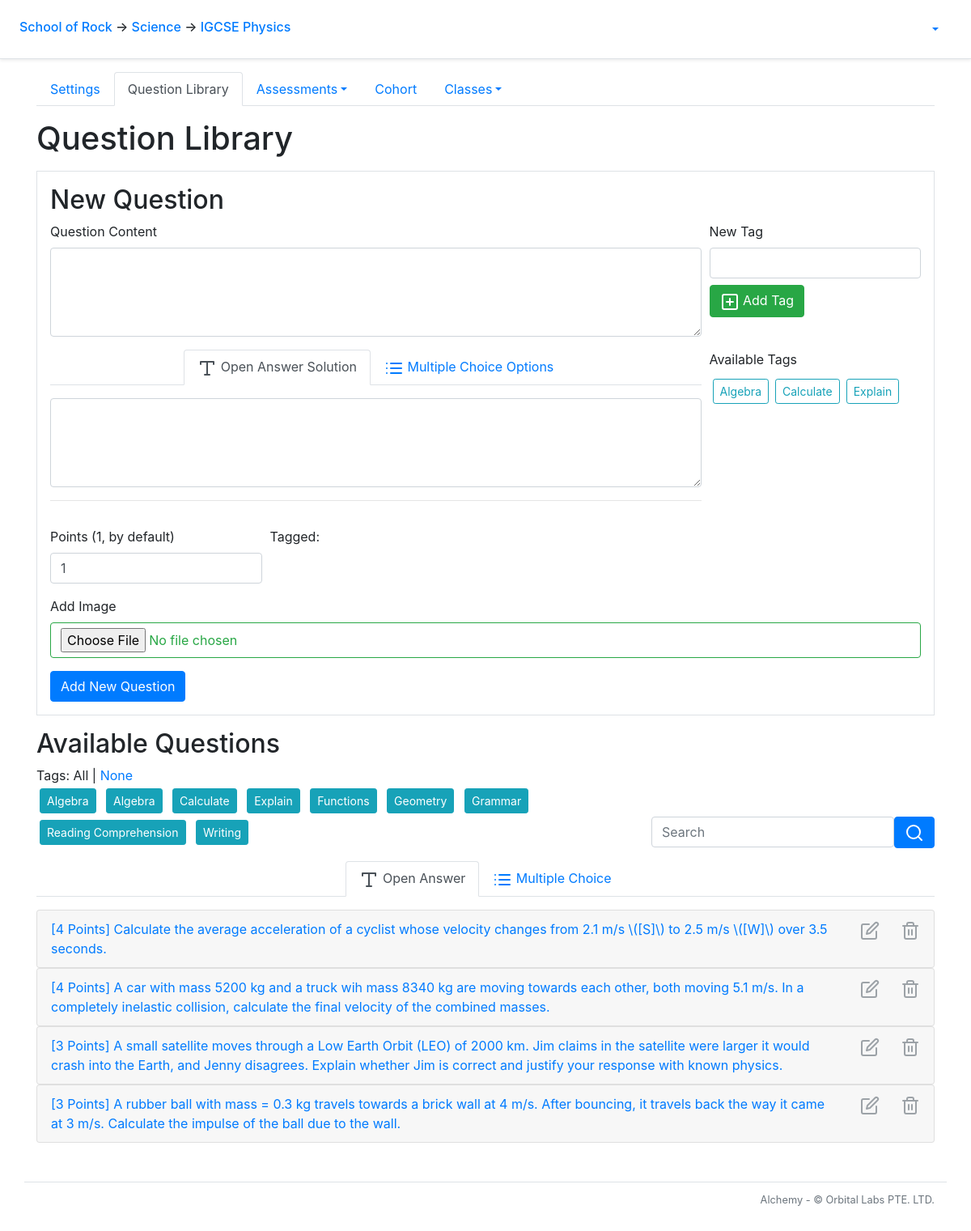
The app's page /course/1/library/ with its own data.
### alchemy/models.py (models this page shows, shortened)
class School(db.Model):
    __tablename__ = 'school'
    id = db.Column(db.Integer, primary_key=True)
    name = db.Column(db.String(50))
    departments = db.relationship('Department', backref='school')
    snapshots = db.relationship('Snapshot', backref='school')

class Department(db.Model):
    __tablename__ = 'department'
    id = db.Column(db.Integer, primary_key=True)
    name = db.Column(db.String(50))
    school_id = db.Column(db.Integer, db.ForeignKey('school.id'))
    courses = db.relationship('Course', backref='department')

class Course(db.Model):
    __tablename__ = 'course'
    id = db.Column(db.Integer, primary_key=True)
    name = db.Column(db.String(20), nullable=False)
    department_id = db.Column(db.Integer, db.ForeignKey('department.id'))
    questions = db.relationship('Question', backref = 'q_course')
    tags = db.relationship('Tag', backref='tag_course')
    clazzes = db.relationship('Clazz', backref='course')
    papers = db.relationship('Paper', backref='course')
    grade_levels = db.relationship('GradeLevel', backref='grade_levels')
    assessment_categories = db.relationship('AssessmentCategory', backref='assessment_categories')
    checkpoints = db.relationship('Checkpoint', backref='course')

class Tag(db.Model):
    __tablename__ = 'tag'
    id = db.Column(db.Integer, primary_key=True)
    name = db.Column(db.String(120), nullable=False)
    course_id = db.Column(db.Integer, db.ForeignKey('course.id'), nullable=False)
    questions = db.relationship('Question', secondary=questions_tags, back_populates='tags')

class Question(db.Model):
    __tablename__ = 'question'
    id = db.Column(db.Integer, primary_key=True)
    content = db.Column(db.String(), nullable=False)
    all_solutions = db.relationship('Solution',
            backref="question",
            order_by='Solution.order_number',
            collection_class=ordering_list('order_number'))
    correct_solution_index = db.Column(db.Integer)
    points = db.Column(db.Float(), nullable=False)
    course_id = db.Column(db.Integer, db.ForeignKey('course.id'), nullable=False)
    tags = db.relationship('Tag', secondary=questions_tags, back_populates='questions')
    papers = db.relationship('PaperQuestion', back_populates='question')
    scores = db.relationship('Score', backref='question')
    image_id = db.Column(db.Integer, db.ForeignKey('image.id'))
    image = db.relationship("Image", back_populates='questions')
    def get_solution(self):
        if len(self.all_solutions) == 0:
            raise ValueError('all_solutions should never be empty')
        if len(self.all_solutions) == 1:
            return self.all_solutions[0]
        if self.correct_solution_index is None:
            print(f'Error, question {self.id} has multiple solution but no correct_solution_index')
            return None
        if self.correct_solution_index >= len(self.all_solutions):
            print(f'Error, question {self.id} has correct_solution_index={correct_solution_index} but only {len(self.all_solutions)} solutions')
            return None
        return self.all_solutions[self.correct_solution_index]
    def is_multiple_choice(self):
        return len(self.all_solutions) > 1
    def describe_solution(self, solution):
        for i in range(len(self.all_solutions)):
            if len(self.all_solutions)>1:
                if self.all_solutions[i] == solution:
                    label = string.ascii_uppercase[i]
                    return f'{label}) {solution.content}'
            else:
                if self.all_solutions[i] == solution:
                    return f'{solution.content}'
        return solution.content
    @staticmethod
    def mcq_choice_prefixes(prefixes_range):
        prefixes = []
        for i in range(prefixes_range):
            prefixes.append((string.ascii_uppercase[i], ''))
        return prefixes

### alchemy/views/library.py (the view)
@bp_library.route('/')
@auth_manager.require_group
def index():
    form = forms.NewQuestionForm()
    form.init_fields(g.course)
    all_tags = db.session.query(models.Tag).order_by(models.Tag.name).all()
    return flask.render_template('course/library/index.html', new_question_form = form, all_course_tags = all_tags, tab=flask.request.args.get('tab'))

### alchemy/views/forms.py
class NewQuestionForm(FlaskForm):
    content = TextAreaField('Question Content', validators = [DataRequired(),])
    solution = TextAreaField('Question Solution', id='new_question_solution')
    points = FloatField('Points (1, by default)', validators = [InputRequired(), NumberRange(min = 1, max = 50)], default = 1)
    hidden_mcq_choices = HiddenField(id='new_question_hidden_mcq_choices')
    hidden_correct_mcq_choice_label = HiddenField(id='new_question_hidden_correct_mcq_choice_label')
    hidden_course_tags = HiddenField(id='new_question_hidden_course_tags')
    hidden_question_tags = HiddenField(id='new_question_hidden_question_tags')
    new_tag = StringField('New Tag', id='new_question_new_tag')
    image = FileField('Add Image')
    submit = SubmitField('Add New Question', id='new_question_submit')
    def init_fields(self, course):
        self.hidden_course_tags.data = build_course_tag_string(course)
        self.hidden_mcq_choices.data = json.dumps([ {'choice_label': choice_label, 'choice_text': choice_text } for (choice_label, choice_text) in models.Question.mcq_choice_prefixes(4) ])

### alchemy/__init__.py (called while the page is built)
@application.template_filter('prettify_number')
def prettify_number(arg):
    if arg is None:
        return ''
    if type(arg) == float and int(arg) == arg:
        return int(arg)
    return arg

@application.template_filter('filter_open_answer_questions')
def filter_open_answer_questions(questions):
    return [q for q in questions if not q.is_multiple_choice()]

@application.template_filter('filter_mcqs')
def filter_open_answer_questions(questions):
    return [q for q in questions if q.is_multiple_choice()]

### alchemy/auth_manager.py (called while the page is built)
def auth_enabled():
    return False

def require_group(func):
    @functools.wraps(func)
    def deco(*args, **kwargs):
        if not auth_enabled():
            g.current_user = None
        elif flask_jwt_extended.verify_jwt_in_request(optional=True):
            g.current_user = flask_jwt_extended.get_current_user()
        else:
            flask.abort(401)
        return func(*args, **kwargs)
    return deco

### alchemy/models.py (called while the page is built)
    @sqlalchemy.orm.reconstructor
    def __paper_construct__(self):
        self.build_profile()

### alchemy/views/clazz.py (called while the page is built)
@bp_clazz.url_defaults
def url_defaults(endpoint, values):
    if 'clazz_id' not in values:
        values['clazz_id'] = g.clazz.id

### alchemy/views/course.py (called while the page is built)
@bp_course.url_defaults
def url_defaults(endpoint, values):
    if 'course_id' not in values:
        values['course_id'] = g.course.id

### alchemy/templates/course/library/index.html (shortened to what this page needs)
{% extends "course/layout.html" %}
{% block course_main_content %}
<main role="main">
  <h1 class="my-3">Question Library</h1>
  <div class="border p-3 mb-3">
    <h2>New Question</h2>
    {% import "course/library/question_form_macro.html" as question_form %}
    {{ question_form.render_question_form(new_question_form, "new_question_", url_for('course.library.add_question'), "") }}
  </div>
  <h2 id="available_questions_header">Available Questions</h2>
  {% import "course/question_filter_macro.html" as library_filter %}
  {{ library_filter.render_filter_options('question_accordion_container', 'available_questions_header', g.course.id, 0, all_course_tags) }}
  <div id="question_accordion_container">
    {% import "course/question_tabs_macro.html" as question_tabs %}
    {{ question_tabs.render_question_tabs(g.course.id, 0, g.course.questions, tab) }}
  </div>
</main>
{% endblock course_main_content %}

### alchemy/templates/layout_start.html (shortened to what this page needs)
<!doctype html>
<html lang="en">
  <head>
      <link rel="stylesheet" href="https://stackpath.bootstrapcdn.com/bootstrap/4.5.0/css/bootstrap.min.css">
      <link rel="stylesheet" type="text/css" href="{{ url_for('static', filename='card-body.css') }}">
    </head>
    <body>
      <div class="p-3 px-md-4 mb-3 bg-white border-bottom shadow-sm">
        <div class="row justify-content-md-center">
          <div class="col d-flex align-items-baseline">
            <h6 class="mt-2 mr-3">
              {% if g.school %}
                <a href = "{{ url_for('school.index', school_id = g.school.id)}}">{{ g.school.name }}</a>
              {% else %}
                <b style="text-align: center;">Welcome to...</b>
              {% endif %}
              {% if g.department %}
                <span>&#8594;</span><a href = "{{ url_for('department.index', department_id = g.department.id) }}"> {{ g.department.name }}</a>
              {% endif %}
              {% if g.course %}
                <span>&#8594;</span><a href = "{{ url_for('course.index', course_id = g.course.id) }}"> {{ g.course.name }}</a>
              {% endif %}
            </h6>
          </div>
          <div class="col-md-auto d-flex align-items-baseline">
            {% if 'current_user' in g %}
            <ul class="nav nav-pills">
              <li class="nav-item dropdown">
                <a class="nav-link dropdown-toggle" data-toggle="dropdown" href="#" role="button" aria-haspopup="true" aria-expanded="false">{{ g.current_user.username }}</a>
              </li>
            </ul>
            {% endif %}
          </div>
        </div>
      </div>

### alchemy/templates/course/question_filter_macro.html (shortened to what this page needs)
{% macro render_filter_options(html_container_id, html_scroll_marker_id, course_id, paper_id, tag_list) -%}
<div class="container p-0">
  <div class="row">
    <div id="question_library_tag_filter_container" class="col">
        Tags: <a id="library_question_filter_tags_all"  onclick="library_filter_tags_all()">All</a> | <a id="library_question_filter_tags_none" href="#" onclick="library_filter_tags_none()">None</a>
        <br />
        {% for tag in tag_list %}
          <button onclick="library_filter_tag_clicked({{ tag.id }}, $(this))" role="button" aria-label="Toggle tag filter" class="btn btn-outline-info btn-sm m-1 active" data-alchemy_tag_id="{{ tag.id }}">
            {{ tag.name }}
          </button>
        {% endfor %}
    </div>
    <div class="col-4 d-flex align-items-end">
      <div class="input-group">
        <input type="search" id="library_question_search_input"
            class="form-control rounded" placeholder="Search" aria-label="Search"
            aria-describedby="search-addon"
            onkeyup="if (event.keyCode == 13) library_filter_text_changed()"
            oninput="if (this.value == '') library_filter_text_changed()" />
        <button type="button" class="btn btn-primary" onclick="library_filter_text_changed()"><span data-feather="search"></span></button>
      </div>
    </div>
  </div>
</div>
{%- endmacro %}

### alchemy/templates/course/question_accordion_macro.html (shortened to what this page needs)
{% macro render_questions(course_id, paper_id, questions) -%}
{% for question in questions %}
<div class="accordion">
  <div class="card">
    <div class="card-header p-1 d-flex flex-md-row" id="heading{{ loop.index0 }}">
      <h2 class="mb-0 mr-md-auto">
        <button class="btn btn-link btn-block text-left" type="button" data-toggle="collapse" data-target="#collapse{{ loop.index0 }}" aria-expanded="false" aria-controls="collapse{{ loop.index0 }}">
          [{{ question.points | prettify_number }} Points] {{ question.content }}
        </button>
      </h2>
      {% if paper_id == 0 %}
      <a role="button" aria-label="Edit question" onclick="question_form_load({{ course_id }}, {{ question.id }})" class="btn btn-link {{ 'disabled' if question.papers }}">
        <span data-feather="edit"></span>
      </a>
      <a class="btn btn-link {{ 'disabled' if question.papers }}" aria-label="Delete question" href="{{ url_for('course.library.delete_question', course_id=course_id, question_id=question.id) }}">
        <span data-feather="trash-2"></span>
      </a>
      {% endif %}
    </div>
      {% import "course/question_details_macro.html" as question_details %}
  </div>
</div>
{% endfor %}
{%- endmacro %}

### records on screen
School: school.name "School of Rock"
Department: department.name "Science"
Course: course.name "IGCSE Physics"
Tag: name "Algebra"
Tag: name "Algebra"
Tag: name "Calculate"
Tag: name "Explain"
Tag: name "Functions"
Tag: name "Geometry"
Tag: name "Grammar"
Tag: name "Reading Comprehension"
Tag: name "Writing"
Question: points|prettify_number "4", content "Calculate the average acceleration of a cyclist whose velocity changes from 2.1 m/s \\([S]\\) to 2.5 m/s \\([W]\\) over 3.5 seconds."
Question: points|prettify_number "4", content "A car with mass 5200 kg and a truck wih mass 8340 kg are moving towards each other, both moving 5.1 m/s. In a completely inelastic collision, calculate the final velocity of the combined masses."
Question: points|prettify_number "3", content "A small satellite moves through a Low Earth Orbit (LEO) of 2000 km. Jim claims in the satellite were larger it would crash into the Earth, and Jenny disagrees. Explain whether Jim is correct and justify your response with known physics."
Question: points|prettify_number "3", content "A rubber ball with mass = 0.3 kg travels towards a brick wall at 4 m/s. After bouncing, it travels back the way it came at 3 m/s. Calculate the impulse of the ball due to the wall."
